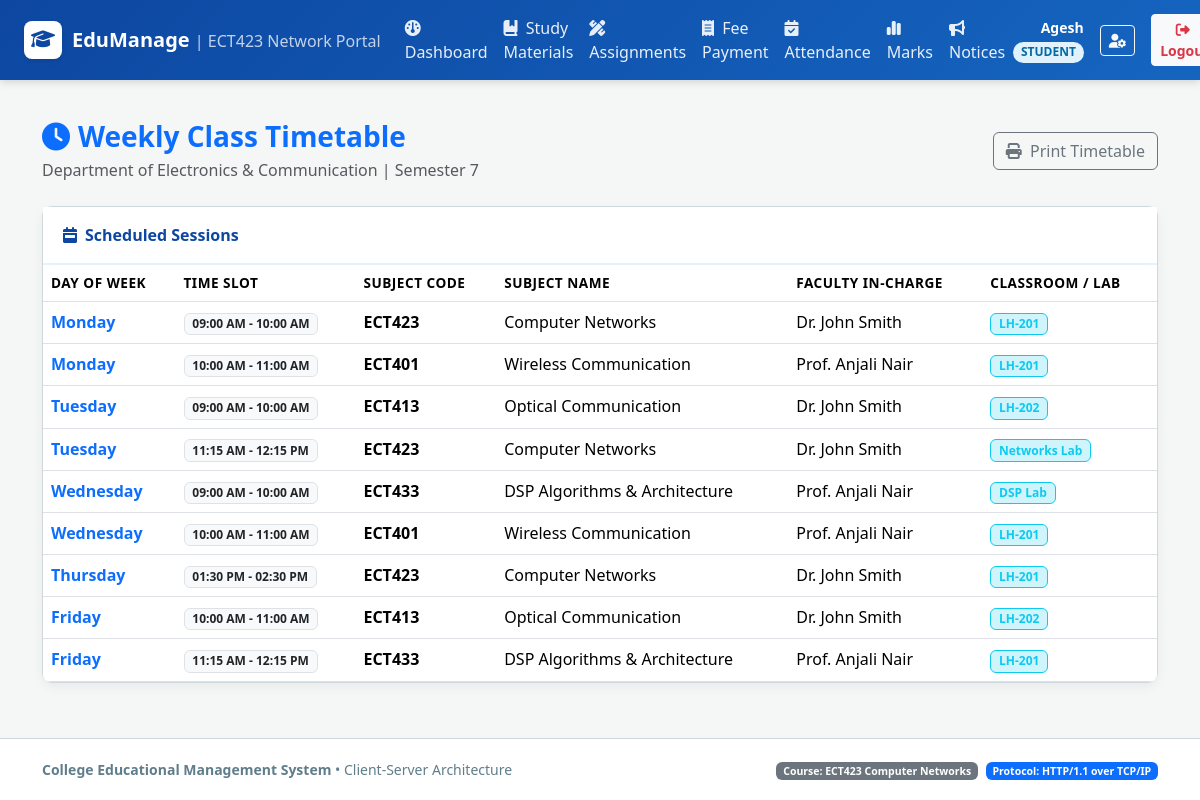
The page /student/timetable (signed in) on the database its author committed.
### tables this page shows
CREATE TABLE students (
    id INTEGER PRIMARY KEY AUTOINCREMENT,
    roll_no TEXT UNIQUE NOT NULL,
    name TEXT NOT NULL,
    department TEXT NOT NULL,
    semester INTEGER NOT NULL,
    user_id INTEGER UNIQUE NOT NULL,
    FOREIGN KEY (user_id) REFERENCES users(id) ON DELETE CASCADE
);

CREATE TABLE timetable (
    id INTEGER PRIMARY KEY AUTOINCREMENT,
    subject_id INTEGER NOT NULL,
    faculty_id INTEGER NOT NULL,
    day_of_week TEXT CHECK(day_of_week IN ('Monday', 'Tuesday', 'Wednesday', 'Thursday', 'Friday')) NOT NULL,
    time_slot TEXT NOT NULL, -- e.g. '09:00 AM - 10:00 AM'
    classroom TEXT NOT NULL,
    FOREIGN KEY (subject_id) REFERENCES subjects(id) ON DELETE CASCADE,
    FOREIGN KEY (faculty_id) REFERENCES faculty(id) ON DELETE CASCADE
);

CREATE TABLE subjects (
    id INTEGER PRIMARY KEY AUTOINCREMENT,
    subject_code TEXT UNIQUE NOT NULL,
    subject_name TEXT NOT NULL,
    department TEXT NOT NULL,
    semester INTEGER NOT NULL,
    faculty_id INTEGER,
    FOREIGN KEY (faculty_id) REFERENCES faculty(id) ON DELETE SET NULL
);

CREATE TABLE faculty (
    id INTEGER PRIMARY KEY AUTOINCREMENT,
    employee_id TEXT UNIQUE NOT NULL,
    name TEXT NOT NULL,
    department TEXT NOT NULL,
    designation TEXT NOT NULL,
    user_id INTEGER UNIQUE NOT NULL,
    FOREIGN KEY (user_id) REFERENCES users(id) ON DELETE CASCADE
);

### app.py (the view)
@app.route('/student/timetable')
@role_required('student')
def student_timetable():
    student = query_db('SELECT * FROM students WHERE user_id = ?', (session['user_id'],), one=True)
    timetable = query_db('''
        SELECT t.*, s.subject_code, s.subject_name, f.name as faculty_name
        FROM timetable t
        JOIN subjects s ON t.subject_id = s.id
        JOIN faculty f ON t.faculty_id = f.id
        WHERE s.department = ? AND s.semester = ?
        ORDER BY
            CASE t.day_of_week
                WHEN 'Monday' THEN 1
                WHEN 'Tuesday' THEN 2
                WHEN 'Wednesday' THEN 3
                WHEN 'Thursday' THEN 4
                WHEN 'Friday' THEN 5
            END, t.time_slot
    ''', (student['department'], student['semester']))
    return render_template('student/timetable.html', student=student, timetable=timetable)

### app.py (called while the page is built)
def role_required(*allowed_roles):
    def decorator(f):
        @wraps(f)
        def decorated_function(*args, **kwargs):
            if 'user_id' not in session:
                flash('Please log in first.', 'warning')
                return redirect(url_for('login'))
            user_role = session.get('role')
            if user_role not in allowed_roles:
                flash(f'Access denied! Your role ({user_role}) does not have permission for this section.', 'danger')
                return redirect(url_for(f"{user_role}_dashboard"))
            return f(*args, **kwargs)
        return decorated_function
    return decorator

@app.context_processor
def inject_user():
    return {
        'current_user': {
            'id': session.get('user_id'),
            'username': session.get('username'),
            'role': session.get('role'),
            'full_name': session.get('full_name')
        },
        'today_date': date.today().strftime('%Y-%m-%d')
    }

### database.py (called while the page is built)
def get_db():
    try:
        if 'db' not in g:
            g.db = sqlite3.connect(DATABASE)
            g.db.row_factory = sqlite3.Row
            g.db.execute("PRAGMA foreign_keys = ON;")
        return g.db
    except RuntimeError:
        conn = sqlite3.connect(DATABASE)
        conn.row_factory = sqlite3.Row
        conn.execute("PRAGMA foreign_keys = ON;")
        return conn

def query_db(query, args=(), one=False):
    db = get_db()
    cur = db.cursor()
    cur.execute(query, args)
    rv = cur.fetchall()
    cur.close()
    return (rv[0] if rv else None) if one else rv

### templates/student/timetable.html (shortened to what this page needs)
{% extends "base.html" %}
{% block content %}
<div class="d-flex justify-content-between align-items-center mb-4">
    <div>
        <h3 class="fw-bold text-primary mb-1"><i class="fa-solid fa-clock me-2"></i>Weekly Class Timetable</h3>
        <p class="text-muted mb-0">Department of {{ student.department }} | Semester {{ student.semester }}</p>
    </div>
    <button onclick="window.print()" class="btn btn-outline-secondary no-print">
        <i class="fa-solid fa-print me-1"></i> Print Timetable
    </button>
</div>
<div class="card card-custom">
    <div class="card-header-custom">
        <span><i class="fa-solid fa-calendar-week me-2"></i>Scheduled Sessions</span>
    </div>
    <div class="card-body p-0">
        <div class="table-responsive">
            <table class="table table-custom table-hover mb-0">
                <thead>
                    <tr>
                        <th>Day of Week</th>
                        <th>Time Slot</th>
                        <th>Subject Code</th>
                        <th>Subject Name</th>
                        <th>Faculty In-Charge</th>
                        <th>Classroom / Lab</th>
                    </tr>
                </thead>
                <tbody>
                    {% for slot in timetable %}
                        <tr>
                            <td class="fw-bold text-primary">{{ slot.day_of_week }}</td>
                            <td><span class="badge bg-light text-dark border">{{ slot.time_slot }}</span></td>
                            <td class="fw-bold">{{ slot.subject_code }}</td>
                            <td>{{ slot.subject_name }}</td>
                            <td>{{ slot.faculty_name }}</td>
                            <td><span class="badge bg-info-subtle text-info border border-info">{{ slot.classroom }}</span></td>
                        </tr>
                    {% else %}
                        <tr>
                            <td colspan="6" class="text-center text-muted py-4">No timetable entries available for this semester.</td>
                        </tr>
                    {% endfor %}
                </tbody>
            </table>
        </div>
    </div>
</div>
{% endblock %}

### templates/base.html (shortened to what this page needs)
<!DOCTYPE html>
<html lang="en">
<head>
    <link href="https://cdn.jsdelivr.net/npm/bootstrap@5.3.3/dist/css/bootstrap.min.css" rel="stylesheet">
    <link href="https://cdnjs.cloudflare.com/ajax/libs/font-awesome/6.5.1/css/all.min.css" rel="stylesheet">
    <link rel="stylesheet" href="{{ url_for('static', filename='css/style.css') }}">
</head>
<body>
    <nav class="navbar navbar-expand-lg navbar-dark navbar-college sticky-top">
        <div class="container-fluid px-4">
            <a class="navbar-brand" href="{{ url_for('index') }}">
                <span class="college-logo-icon"><i class="fa-solid fa-graduation-cap"></i></span>
                <span>EduManage <small class="fw-normal opacity-75 fs-6">| ECT423 Network Portal</small></span>
            </a>
            <div class="collapse navbar-collapse" id="navbarContent">
                {% if current_user.id %}
                    <ul class="navbar-nav me-auto mb-2 mb-lg-0">
                        {% if current_user.role == 'student' %}
                            <li class="nav-item"><a class="nav-link" href="{{ url_for('student_dashboard') }}"><i class="fa-solid fa-gauge me-1"></i> Dashboard</a></li>
                            <li class="nav-item"><a class="nav-link" href="{{ url_for('student_materials') }}"><i class="fa-solid fa-book-bookmark me-1"></i> Study Materials</a></li>
                            <li class="nav-item"><a class="nav-link" href="{{ url_for('student_assignments') }}"><i class="fa-solid fa-pen-ruler me-1"></i> Assignments</a></li>
                            <li class="nav-item"><a class="nav-link" href="{{ url_for('student_fees') }}"><i class="fa-solid fa-receipt me-1"></i> Fee Payment</a></li>
                            <li class="nav-item"><a class="nav-link" href="{{ url_for('student_attendance') }}"><i class="fa-solid fa-calendar-check me-1"></i> Attendance</a></li>
                            <li class="nav-item"><a class="nav-link" href="{{ url_for('student_marks') }}"><i class="fa-solid fa-chart-simple me-1"></i> Marks</a></li>
                            <li class="nav-item"><a class="nav-link" href="{{ url_for('student_notices') }}"><i class="fa-solid fa-bullhorn me-1"></i> Notices</a></li>
                        {% endif %}
                    </ul>
                    <div class="d-flex align-items-center gap-3">
                        <div class="text-white text-end d-none d-md-block">
                            <div class="fw-semibold small">{{ current_user.full_name }}</div>
                            <span class="badge badge-role badge-{{ current_user.role }}">{{ current_user.role }}</span>
                        </div>
                        <a href="{{ url_for('profile') }}" class="btn btn-sm btn-outline-light" title="User Profile"><i class="fa-solid fa-user-gear"></i></a>
                        <a href="{{ url_for('logout') }}" class="btn btn-sm btn-light text-danger fw-semibold"><i class="fa-solid fa-right-from-bracket me-1"></i> Logout</a>
                    </div>
                {% else %}
                    <ul class="navbar-nav ms-auto">
                        <li class="nav-item"><a class="nav-link" href="{{ url_for('login') }}"><i class="fa-solid fa-right-to-bracket me-1"></i> Login</a></li>
                    </ul>
                {% endif %}
            </div>
        </div>
    </nav>
    <main class="container my-4 flex-grow-1">
        {% block content %}{% endblock %}
    </main>
    <footer class="text-center">
        <div class="container">
            <div class="row align-items-center">
                <div class="col-md-6 text-md-start">
                    <strong>College Educational Management System</strong> &bull; Client-Server Architecture
                </div>
                <div class="col-md-6 text-md-end mt-2 mt-md-0">
                    <span class="badge bg-secondary">Course: ECT423 Computer Networks</span>
                    <span class="badge bg-primary ms-1">Protocol: HTTP/1.1 over TCP/IP</span>
                </div>
            </div>
        </div>
    </footer>
</body>
</html>

### static/css/style.css (style rules this page uses)
:root { --primary-blue: #0d47a1; --primary-light: #1976d2; --primary-subtle: #e3f2fd; --accent-blue: #0288d1; --bg-light: #f4f7f6; --text-dark: #263238; --text-muted: #607d8b; --border-color: #cfd8dc; --card-shadow: 0 4px 12px rgba(0, 0, 0, 0.05); }
body { background-color: var(--bg-light); color: var(--text-dark); font-family: 'Segoe UI', system-ui, -apple-system, sans-serif; min-height: 100vh; display: flex; flex-direction: column; }
.navbar-college { background: linear-gradient(135deg, #0d47a1 0%, #1565c0 100%); box-shadow: 0 2px 8px rgba(0, 0, 0, 0.15); }
.navbar-college .navbar-brand { font-weight: 700; font-size: 1.25rem; color: #ffffff !important; display: flex; align-items: center; gap: 10px; }
.college-logo-icon { width: 38px; height: 38px; background: #ffffff; color: #0d47a1; border-radius: 8px; display: inline-flex; align-items: center; justify-content: center; font-weight: 800; font-size: 1.2rem; box-shadow: 0 2px 4px rgba(0,0,0,0.1); }
.nav-link { font-weight: 500; color: rgba(255, 255, 255, 0.9) !important; transition: all 0.2s ease-in-out; }
.card-custom { background: #ffffff; border: 1px solid var(--border-color); border-radius: 10px; box-shadow: var(--card-shadow); transition: transform 0.2s ease, box-shadow 0.2s ease; }
.card-header-custom { background-color: #ffffff; border-bottom: 2px solid var(--primary-subtle); padding: 1rem 1.25rem; font-weight: 600; color: var(--primary-blue); display: flex; align-items: center; justify-content: space-between; }
.table-custom { background: #ffffff; border-radius: 8px; overflow: hidden; }
.table-custom thead { background-color: #f1f5f9; color: var(--primary-blue); font-size: 0.85rem; text-transform: uppercase; letter-spacing: 0.5px; }
.badge-role { font-size: 0.75rem; padding: 0.35em 0.65em; border-radius: 20px; text-transform: uppercase; font-weight: 600; }
.badge-student { background-color: #e0f2fe; color: #0369a1; }
footer { margin-top: auto; background-color: #ffffff; border-top: 1px solid var(--border-color); padding: 1.25rem 0; color: var(--text-muted); font-size: 0.875rem; }

### rows shown on the page
students: full_name "Agesh", department "Electronics & Communication", semester "7"
timetable: day_of_week "Monday", time_slot "09:00 AM - 10:00 AM", subject_code "ECT423", subject_name "Computer Networks", faculty_name "Dr. John Smith", classroom "LH-201"
timetable: day_of_week "Monday", time_slot "10:00 AM - 11:00 AM", subject_code "ECT401", subject_name "Wireless Communication", faculty_name "Prof. Anjali Nair", classroom "LH-201"
timetable: day_of_week "Tuesday", time_slot "09:00 AM - 10:00 AM", subject_code "ECT413", subject_name "Optical Communication", faculty_name "Dr. John Smith", classroom "LH-202"
timetable: day_of_week "Tuesday", time_slot "11:15 AM - 12:15 PM", subject_code "ECT423", subject_name "Computer Networks", faculty_name "Dr. John Smith", classroom "Networks Lab"
timetable: day_of_week "Wednesday", time_slot "09:00 AM - 10:00 AM", subject_code "ECT433", subject_name "DSP Algorithms & Architecture", faculty_name "Prof. Anjali Nair", classroom "DSP Lab"
timetable: day_of_week "Wednesday", time_slot "10:00 AM - 11:00 AM", subject_code "ECT401", subject_name "Wireless Communication", faculty_name "Prof. Anjali Nair", classroom "LH-201"
timetable: day_of_week "Thursday", time_slot "01:30 PM - 02:30 PM", subject_code "ECT423", subject_name "Computer Networks", faculty_name "Dr. John Smith", classroom "LH-201"
timetable: day_of_week "Friday", time_slot "10:00 AM - 11:00 AM", subject_code "ECT413", subject_name "Optical Communication", faculty_name "Dr. John Smith", classroom "LH-202"
timetable: day_of_week "Friday", time_slot "11:15 AM - 12:15 PM", subject_code "ECT433", subject_name "DSP Algorithms & Architecture", faculty_name "Prof. Anjali Nair", classroom "LH-201"

### other values the page prints
{{ current_user.role }} "STUDENT"
